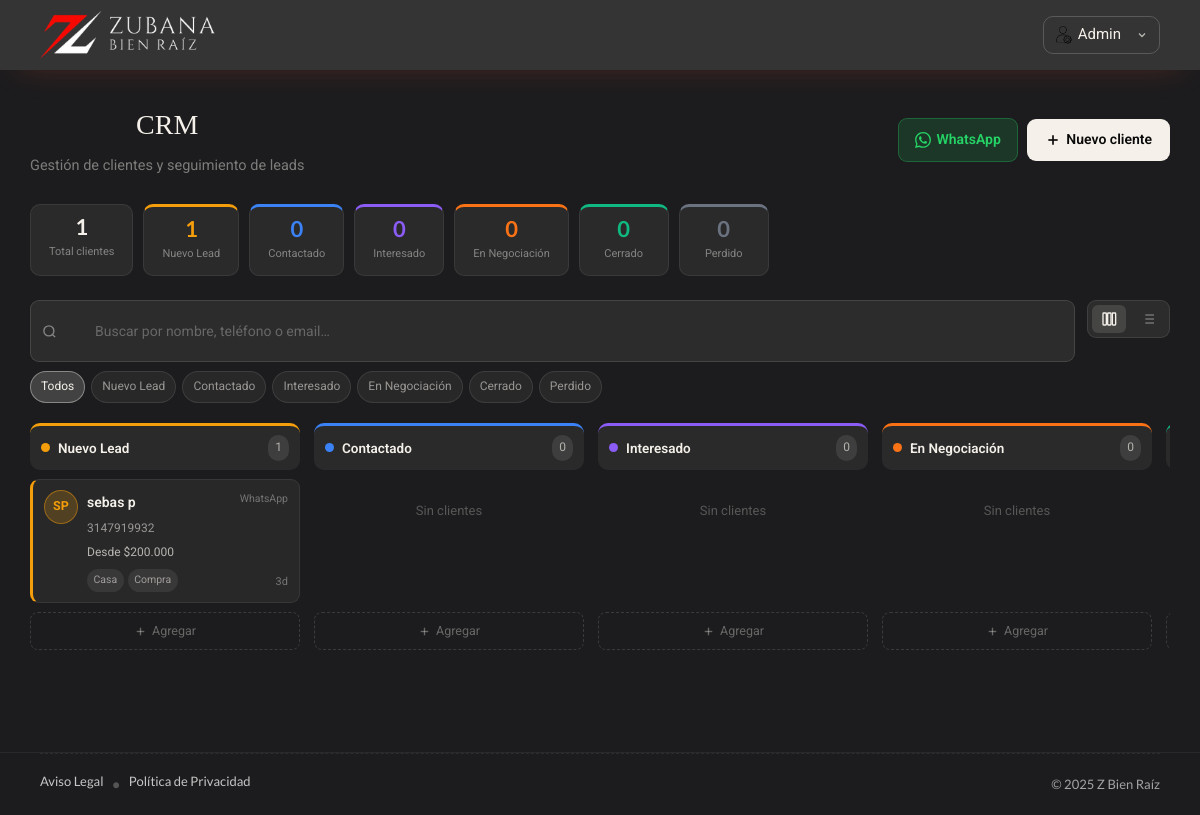
Page /crm (signed in) on the committed database.
### tables this page shows
CREATE TABLE `clientes` (
  `id` int unsigned NOT NULL AUTO_INCREMENT,
  `nombre` varchar(100) NOT NULL,
  `apellido` varchar(100) NOT NULL DEFAULT '',
  `telefono` varchar(25) NOT NULL DEFAULT '',
  `email` varchar(150) NOT NULL DEFAULT '',
  `ciudad` varchar(100) NOT NULL DEFAULT '',
  `presupuesto_min` bigint unsigned NOT NULL DEFAULT '0',
  `presupuesto_max` bigint unsigned NOT NULL DEFAULT '0',
  `tipo_busqueda` enum('Compra','Arriendo','Ambos') NOT NULL DEFAULT 'Compra',
  `tipo_propiedad` varchar(100) NOT NULL DEFAULT '',
  `fuente` enum('Web','WhatsApp','Instagram','Facebook','TikTok','Referido','Llamada','Otro') NOT NULL DEFAULT 'Otro',
  `estado` enum('nuevo','contactado','interesado','negociacion','cerrado','perdido') NOT NULL DEFAULT 'nuevo',
  `notas` text,
  `created_at` timestamp NOT NULL DEFAULT CURRENT_TIMESTAMP,
  `updated_at` timestamp NOT NULL DEFAULT CURRENT_TIMESTAMP ON UPDATE CURRENT_TIMESTAMP,
  PRIMARY KEY (`id`)
);

### controllers/CrmController.php (called while the page is built, shortened)
<?php
class CrmController {
    private static function getFlash(string $key): ?string {
        $msg = $_SESSION[$key] ?? null;
        return $msg;
    }
    public static function index(Router $router): void {
        $q      = trim($_GET['q']      ?? '');
        $estado = trim($_GET['estado'] ?? '');
        $vista  = in_array($_GET['vista'] ?? '', ['pipeline', 'lista']) ? $_GET['vista'] : 'pipeline';
        $clientes      = Cliente::buscar($q, $estado);
        $porEstado     = Cliente::porEstado();
        $conteo        = Cliente::contarPorEstado();
        $totalClientes = array_sum($conteo);
        $etapas        = Cliente::etapas();
        $router->render('crm/index', [
            'clientes'      => $clientes,
            'porEstado'     => $porEstado,
            'conteo'        => $conteo,
            'totalClientes' => $totalClientes,
            'etapas'        => $etapas,
            'q'             => $q,
            'estadoFiltro'  => $estado,
            'vista'         => $vista,
            'exito'         => self::getFlash('crm_exito'),
            'error'         => self::getFlash('crm_error'),
        ]);
    }
}

### public/index.php (called while the page is built, shortened)
<?php
$router = new Router();
$router->get('/', [PaginaController::class, 'index']);
$router->get('/propiedad', [PaginaController::class, 'propiedad']);
$router->get('/tipo-propiedad', [PropiedadController::class, 'tipoPropiedad']);
$router->get('/propiedades/crear-casa', [PropiedadController::class, 'crearCasa']);
$router->post('/propiedades/crear-casa', [PropiedadController::class, 'crearCasa']);
$router->get('/propiedades/actualizar-casa', [PropiedadController::class, 'actualizarCasa']);
$router->post('/propiedades/actualizar-casa', [PropiedadController::class, 'actualizarCasa']);
$router->get('/propiedades/crear-finca', [FincaController::class, 'crearFinca']);
$router->post('/propiedades/crear-finca', [FincaController::class, 'crearFinca']);
$router->get('/propiedades/actualizar-finca', [FincaController::class, 'actualizarFinca']);
$router->post('/propiedades/actualizar-finca', [FincaController::class, 'actualizarFinca']);
$router->get('/propiedades/crear-apartamento', [ApartamentoController::class, 'crearApartamento']);
$router->post('/propiedades/crear-apartamento', [ApartamentoController::class, 'crearApartamento']);
$router->get('/propiedades/actualizar-apartamento', [ApartamentoController::class, 'actualizarApartamento']);
$router->post('/propiedades/actualizar-apartamento', [ApartamentoController::class, 'actualizarApartamento']);
$router->get('/propiedades/crear-lote', [LotesController::class, 'crearLotes']);
$router->post('/propiedades/crear-lote', [LotesController::class, 'crearLotes']);
$router->get('/propiedades/actualizar-lote', [LotesController::class, 'actualizarLotes']);
$router->post('/propiedades/actualizar-lote', [LotesController::class, 'actualizarLotes']);
$router->get('/propiedades/crear-local', [LocalController::class, 'crearLocal']);
$router->post('/propiedades/crear-local', [LocalController::class, 'crearLocal']);
$router->get('/propiedades/actualizar-local', [LocalController::class, 'actualizarLocal']);
$router->post('/propiedades/actualizar-local', [LocalController::class, 'actualizarLocal']);
$router->get('/aviso-legal', [AvisoPoliticasController::class, 'avisoLegal'] );
$router->get('/politica-de-privacidad', [AvisoPoliticasController::class, 'politicasPrivacidad' ]);
$router->post('/propiedades/eliminar', [PropiedadController::class, 'eliminar']);
$router->get('/webhook/whatsapp',  [WhatsAppController::class, 'verificar']);
$router->post('/webhook/whatsapp', [WhatsAppController::class, 'recibir']);
$router->get('/crm/whatsapp',      [WhatsAppController::class, 'configuracion']);
$router->get('/crm',             [CrmController::class, 'index']);
$router->get('/crm/crear',       [CrmController::class, 'crear']);
$router->post('/crm/crear',      [CrmController::class, 'crear']);
$router->get('/crm/cliente',     [CrmController::class, 'detalle']);
$router->get('/crm/editar',      [CrmController::class, 'editar']);
$router->post('/crm/editar',     [CrmController::class, 'editar']);
$router->post('/crm/actividad',  [CrmController::class, 'actividad']);
$router->post('/crm/estado',     [CrmController::class, 'estado']);
$router->post('/crm/eliminar',   [CrmController::class, 'eliminar']);
$router->get('/configuraciones', [ConfiguracionesController::class, 'index']);
$router->post('/configuraciones/guardar', [ConfiguracionesController::class, 'guardar']);
$router->post('/configuraciones/reset', [ConfiguracionesController::class, 'resetear']);
$router->get('/login', [LoginController::class, 'login']);
$router->post('/login', [LoginController::class, 'login']);
$router->get('/logout', [LoginController::class, 'logout']);
$router->get('/api/buscar', [ApiBusquedaController::class, 'buscar']);
$router->comprobarRutas();
?>

### models/Cliente.php (called while the page is built, shortened)
<?php
class Cliente extends ActiveRecord {
    protected static $tabla     = 'clientes';
    public string  $nombre         = '';
    public string  $apellido       = '';
    public int     $presupuesto_min = 0;
    public int     $presupuesto_max = 0;
    public ?string $updated_at     = null;
    public static function etapas(): array {
        return [
            'nuevo'       => ['label' => 'Nuevo Lead',     'color' => '#F59E0B'],
            'contactado'  => ['label' => 'Contactado',     'color' => '#3B82F6'],
            'interesado'  => ['label' => 'Interesado',     'color' => '#8B5CF6'],
            'negociacion' => ['label' => 'En Negociación', 'color' => '#F97316'],
            'cerrado'     => ['label' => 'Cerrado',        'color' => '#10B981'],
            'perdido'     => ['label' => 'Perdido',        'color' => '#6B7280'],
        ];
    }
    public static function buscar(string $q = '', string $estado = ''): array {
        $sql = "SELECT * FROM " . static::$tabla . " WHERE 1=1";
        $sql .= " ORDER BY updated_at DESC";
        return self::consultarSQL($sql);
    }
    public static function porEstado(): array {
        $todos  = self::consultarSQL("SELECT * FROM " . static::$tabla . " ORDER BY updated_at DESC");
        $grupos = array_fill_keys(array_keys(self::etapas()), []);
        foreach ($todos as $c) {
            if (isset($grupos[$c->estado])) {
                $grupos[$c->estado][] = $c;
            }
        }
        return $grupos;
    }
    public static function contarPorEstado(): array {
        $r   = self::$db->query("SELECT estado, COUNT(*) AS total FROM " . static::$tabla . " GROUP BY estado");
        $res = [];
        while ($row = $r->fetch_assoc()) {
            $res[$row['estado']] = (int) $row['total'];
        }
        return $res;
    }
    public function nombreCompleto(): string {
        return trim($this->nombre . ' ' . $this->apellido);
    }
    public function iniciales(): string {
        return strtoupper(($this->nombre[0] ?? '?') . ($this->apellido[0] ?? ''));
    }
    public function presupuestoFormateado(): string {
        $min = (int) $this->presupuesto_min;
        $max = (int) $this->presupuesto_max;
        $fmt = fn(int $n) => '$' . number_format($n, 0, ',', '.');
        return $max ? 'Hasta ' . $fmt($max) : 'Desde ' . $fmt($min);
    }
    public function diasDesdeActualizacion(): int {
        return (int) round((time() - strtotime($this->updated_at)) / 86400);
    }
}

### models/ActiveRecord.php (called while the page is built, shortened)
<?php
class ActiveRecord {
    protected static $db;
    public static function setDB($database): void {
        self::$db = $database;
    }
    public static function consultarSQL(string $query): array {
        $resultado = self::$db->query($query);
        $array = [];
        while ($registro = $resultado->fetch_assoc()) {
            $array[] = static::crearObjeto($registro);
        }
        return $array;
    }
    protected static function crearObjeto(array $registro): static {
        $objeto = new static;
        foreach ($registro as $key => $value) {
            if (property_exists($objeto, $key)) {
                $objeto->$key = $value;
            }
        }
        return $objeto;
    }
}

### views/crm/index.php (the view, shortened to what this page needs)
<?php
$q            = $q           ?? '';
$estadoFiltro = $estadoFiltro ?? '';
$vista        = $vista        ?? 'pipeline';
$porEstado    = $porEstado    ?? [];
$conteo       = $conteo       ?? [];
$totalClientes= $totalClientes?? 0;
$etapas       = $etapas       ?? [];
?>
<main class="crm-page">
<div class="crm-wrap">
    <div class="crm-header">
        <div>
            <h1>CRM</h1>
            <p class="crm-subtitle">Gestión de clientes y seguimiento de leads</p>
        </div>
        <div class="crm-header-actions">
            <a href="/crm/whatsapp" class="crm-btn-wa" title="Integración WhatsApp">
                WhatsApp
            </a>
            <a href="/crm/crear" class="crm-btn-new">
                <svg width="16" height="16" viewBox="0 0 24 24" fill="none" stroke="currentColor" stroke-width="2.5"><line x1="12" y1="5" x2="12" y2="19"/><line x1="5" y1="12" x2="19" y2="12"/></svg>
                Nuevo cliente
            </a>
        </div>
    </div>
    <div class="crm-stats">
        <div class="crm-stat">
            <span class="crm-stat__num"><?= $totalClientes ?></span>
            <span class="crm-stat__lbl">Total clientes</span>
        </div>
        <?php foreach ($etapas as $k => $e): ?>
        <div class="crm-stat crm-stat--stage" style="--stage-color:<?= $e['color'] ?>">
            <span class="crm-stat__num"><?= $conteo[$k] ?? 0 ?></span>
            <span class="crm-stat__lbl"><?= $e['label'] ?></span>
        </div>
        <?php endforeach; ?>
    </div>
    <div class="crm-toolbar">
        <form method="GET" action="/crm" class="crm-search-form">
            <div class="crm-search-wrap">
                <svg class="crm-search-ico" width="15" height="15" viewBox="0 0 24 24" fill="none" stroke="currentColor" stroke-width="2.2"><circle cx="11" cy="11" r="8"/><path d="M21 21l-4.35-4.35"/></svg>
                <input type="text" name="q" placeholder="Buscar por nombre, teléfono o email…"
                       value="<?= htmlspecialchars($q, ENT_QUOTES) ?>" class="crm-search-input" autocomplete="off">
            </div>
            <div class="crm-stage-filters">
                <a href="/crm?q=<?= urlencode($q) ?>&vista=<?= $vista ?>"
                   class="crm-stage-filter <?= $estadoFiltro === '' ? 'active' : '' ?>">Todos</a>
                <?php foreach ($etapas as $k => $e): ?>
                <a href="/crm?q=<?= urlencode($q) ?>&estado=<?= $k ?>&vista=<?= $vista ?>"
                   class="crm-stage-filter <?= $estadoFiltro === $k ? 'active' : '' ?>"
                   style="--stage-color:<?= $e['color'] ?>">
                    <?= $e['label'] ?>
                </a>
                <?php endforeach; ?>
            </div>
        </form>
        <div class="crm-view-toggle">
            <a href="?q=<?= urlencode($q) ?>&estado=<?= urlencode($estadoFiltro) ?>&vista=pipeline"
               class="crm-view-btn <?= $vista === 'pipeline' ? 'active' : '' ?>" title="Pipeline">
                <svg width="16" height="16" viewBox="0 0 24 24" fill="none" stroke="currentColor" stroke-width="2"><rect x="3" y="3" width="5" height="18" rx="1"/><rect x="10" y="3" width="5" height="18" rx="1"/><rect x="17" y="3" width="5" height="18" rx="1"/></svg>
            </a>
            <a href="?q=<?= urlencode($q) ?>&estado=<?= urlencode($estadoFiltro) ?>&vista=lista"
               class="crm-view-btn <?= $vista === 'lista' ? 'active' : '' ?>" title="Lista">
            </a>
        </div>
    </div>
    <?php if ($vista === 'pipeline'): ?>
    <div class="crm-pipeline">
        <?php foreach ($etapas as $key => $etapa):
            $cards = $estadoFiltro === '' ? ($porEstado[$key] ?? []) : ($key === $estadoFiltro ? ($porEstado[$key] ?? []) : []);
        ?>
        <div class="crm-col">
            <div class="crm-col-head" style="--stage-color:<?= $etapa['color'] ?>">
                <span class="crm-col-head__dot"></span>
                <span class="crm-col-head__name"><?= $etapa['label'] ?></span>
                <span class="crm-col-head__count"><?= count($cards) ?></span>
            </div>
            <div class="crm-col-body">
                <?php if (empty($cards)): ?>
                <p class="crm-col-empty">Sin clientes</p>
                <?php else: foreach ($cards as $c): ?>
                <a href="/crm/cliente?id=<?= $c->id ?>" class="crm-card" style="--stage-color:<?= $etapa['color'] ?>">
                    <div class="crm-card__avatar"><?= htmlspecialchars($c->iniciales(), ENT_QUOTES) ?></div>
                    <div class="crm-card__body">
                        <span class="crm-card__name"><?= htmlspecialchars($c->nombreCompleto(), ENT_QUOTES) ?></span>
                        <?php if ($c->telefono): ?>
                        <span class="crm-card__phone"><?= htmlspecialchars($c->telefono, ENT_QUOTES) ?></span>
                        <?php endif; ?>
                        <span class="crm-card__budget"><?= $c->presupuestoFormateado() ?></span>
                        <div class="crm-card__meta">
                            <?php if ($c->tipo_propiedad): ?>
                            <span class="crm-card__tag"><?= htmlspecialchars($c->tipo_propiedad, ENT_QUOTES) ?></span>
                            <?php endif; ?>
                            <span class="crm-card__tag"><?= htmlspecialchars($c->tipo_busqueda, ENT_QUOTES) ?></span>
                        </div>
                    </div>
                    <div class="crm-card__side">
                        <span class="crm-card__source"><?= htmlspecialchars($c->fuente, ENT_QUOTES) ?></span>
                        <?php $dias = $c->diasDesdeActualizacion(); ?>
                        <span class="crm-card__age <?= $dias > 7 ? 'crm-card__age--warn' : '' ?>">
                            <?= $dias === 0 ? 'Hoy' : "{$dias}d" ?>
                        </span>
                    </div>
                </a>
                <?php endforeach; endif; ?>
            </div>
            <a href="/crm/crear?estado=<?= $key ?>" class="crm-col-add">
                <svg width="13" height="13" viewBox="0 0 24 24" fill="none" stroke="currentColor" stroke-width="2.5"><line x1="12" y1="5" x2="12" y2="19"/><line x1="5" y1="12" x2="19" y2="12"/></svg>
                Agregar
            </a>
        </div>
        <?php endforeach; ?>
    </div>
    <?php endif; ?>
</div>
</main>

### rows in the picture
clientes: $c->iniciales() "SP", $c->nombreCompleto() "sebas p", telefono "3147919932", $c->presupuestoFormateado() "Desde $200.000", tipo_propiedad "Casa", tipo_busqueda "Compra", fuente "WhatsApp", updated_at "3"

### other values in the picture
$totalClientes "1"
$conteo[$k] "1"
$e['label'] "Nuevo Lead"
$conteo[$k] "0"
$e['label'] "Contactado"
$e['label'] "Interesado"
$e['label'] "En Negociación"
$e['label'] "Cerrado"
$e['label'] "Perdido"
$etapa['label'] "Nuevo Lead"
count($cards) "1"
$etapa['label'] "Contactado"
count($cards) "0"
$etapa['label'] "Interesado"
$etapa['label'] "En Negociación"
